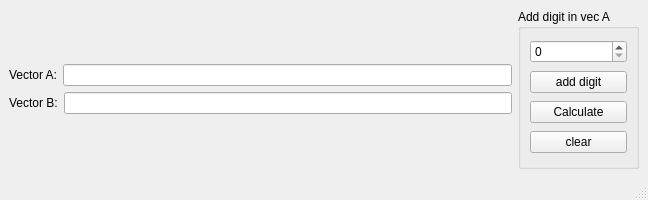
<?xml version="1.0" encoding="UTF-8"?>
<ui version="4.0">
 <class>MainWindow</class>
 <widget class="QMainWindow" name="MainWindow">
  <property name="geometry">
   <rect>
    <x>0</x>
    <y>0</y>
    <width>648</width>
    <height>200</height>
   </rect>
  </property>
  <property name="windowTitle">
   <string>MainWindow</string>
  </property>
  <widget class="QWidget" name="centralwidget">
   <layout class="QHBoxLayout" name="horizontalLayout_3">
    <item>
     <layout class="QVBoxLayout" name="verticalLayout">
      <item>
       <spacer name="verticalSpacer_2">
        <property name="orientation">
         <enum>Qt::Vertical</enum>
        </property>
        <property name="sizeHint" stdset="0">
         <size>
          <width>20</width>
          <height>40</height>
         </size>
        </property>
       </spacer>
      </item>
      <item>
       <layout class="QHBoxLayout" name="horizontalLayout_2">
        <item>
         <widget class="QLabel" name="label">
          <property name="text">
           <string>Vector A:</string>
          </property>
         </widget>
        </item>
        <item>
         <widget class="QLineEdit" name="lineEditA"/>
        </item>
       </layout>
      </item>
      <item>
       <layout class="QHBoxLayout" name="horizontalLayout">
        <item>
         <widget class="QLabel" name="label_2">
          <property name="text">
           <string>Vector B:</string>
          </property>
         </widget>
        </item>
        <item>
         <widget class="QLineEdit" name="lineEditB"/>
        </item>
       </layout>
      </item>
      <item>
       <spacer name="verticalSpacer">
        <property name="orientation">
         <enum>Qt::Vertical</enum>
        </property>
        <property name="sizeHint" stdset="0">
         <size>
          <width>20</width>
          <height>40</height>
         </size>
        </property>
       </spacer>
      </item>
     </layout>
    </item>
    <item>
     <widget class="QGroupBox" name="groupBox">
      <property name="title">
       <string>Add digit in vec A</string>
      </property>
      <layout class="QVBoxLayout" name="verticalLayout_2">
       <item>
        <widget class="QSpinBox" name="spinBoxCoord"/>
       </item>
       <item>
        <widget class="QPushButton" name="pushButtonAddDigit">
         <property name="text">
          <string>add digit</string>
         </property>
        </widget>
       </item>
       <item>
        <widget class="QPushButton" name="pushButtonCalc">
         <property name="text">
          <string>Calculate</string>
         </property>
        </widget>
       </item>
       <item>
        <widget class="QPushButton" name="pushButtonClear">
         <property name="text">
          <string>clear</string>
         </property>
        </widget>
       </item>
      </layout>
     </widget>
    </item>
   </layout>
  </widget>
  <widget class="QMenuBar" name="menubar">
   <property name="geometry">
    <rect>
     <x>0</x>
     <y>0</y>
     <width>648</width>
     <height>22</height>
    </rect>
   </property>
  </widget>
  <widget class="QStatusBar" name="statusbar"/>
 </widget>
 <resources/>
 <connections/>
</ui>
